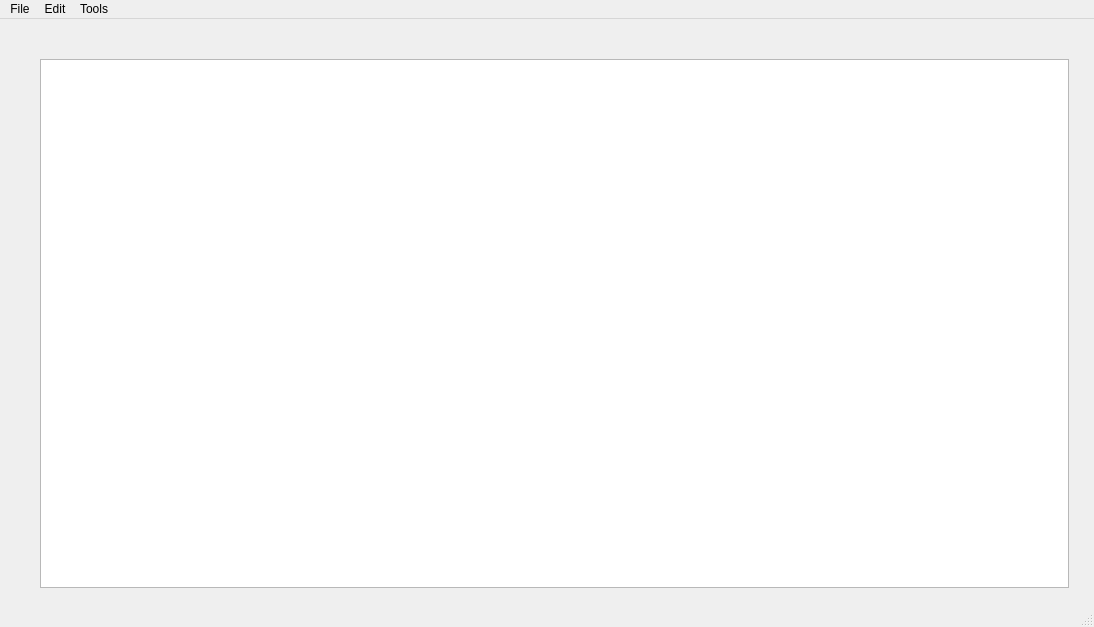
<?xml version="1.0" encoding="UTF-8"?>
<ui version="4.0">
 <class>ClientWindow</class>
 <widget class="QMainWindow" name="ClientWindow">
  <property name="geometry">
   <rect>
    <x>0</x>
    <y>0</y>
    <width>1094</width>
    <height>627</height>
   </rect>
  </property>
  <property name="windowTitle">
   <string>ClientWindow</string>
  </property>
  <widget class="QWidget" name="centralWidget">
   <widget class="QWidget" name="verticalLayoutWidget">
    <property name="geometry">
     <rect>
      <x>29</x>
      <y>29</y>
      <width>1051</width>
      <height>551</height>
     </rect>
    </property>
    <layout class="QVBoxLayout" name="verticalLayout">
     <item>
      <widget class="QTextEdit" name="textEdit"/>
     </item>
    </layout>
   </widget>
  </widget>
  <widget class="QStatusBar" name="statusBar"/>
  <widget class="QMenuBar" name="menuBar">
   <property name="geometry">
    <rect>
     <x>0</x>
     <y>0</y>
     <width>1094</width>
     <height>20</height>
    </rect>
   </property>
   <widget class="QMenu" name="menuFile">
    <property name="title">
     <string>File</string>
    </property>
    <widget class="QMenu" name="menuOpen">
     <property name="title">
      <string>Open</string>
     </property>
     <addaction name="actionFrom_server"/>
     <addaction name="actionFrom_PC"/>
    </widget>
    <addaction name="actionNew"/>
    <addaction name="menuOpen"/>
    <addaction name="actionSave"/>
    <addaction name="actionSave_as"/>
    <addaction name="actionDownload"/>
    <addaction name="actionExit"/>
   </widget>
   <widget class="QMenu" name="menuEdit">
    <property name="title">
     <string>Edit</string>
    </property>
    <addaction name="actionUndo"/>
    <addaction name="actionRedo"/>
    <addaction name="actionCopy"/>
    <addaction name="actionCut"/>
    <addaction name="actionPaste"/>
   </widget>
   <widget class="QMenu" name="menuAccount">
    <property name="title">
     <string>Tools</string>
    </property>
    <addaction name="actionOptions"/>
   </widget>
   <addaction name="menuFile"/>
   <addaction name="menuEdit"/>
   <addaction name="menuAccount"/>
  </widget>
  <action name="actionNew">
   <property name="text">
    <string>New</string>
   </property>
  </action>
  <action name="actionSave">
   <property name="text">
    <string>Save</string>
   </property>
   <property name="shortcut">
    <string>Ctrl+S</string>
   </property>
  </action>
  <action name="actionSave_as">
   <property name="text">
    <string>Save as</string>
   </property>
   <property name="toolTip">
    <string>Save as</string>
   </property>
  </action>
  <action name="actionDelete">
   <property name="text">
    <string>Delete</string>
   </property>
  </action>
  <action name="actionDownload">
   <property name="text">
    <string>Download</string>
   </property>
  </action>
  <action name="actionExit">
   <property name="text">
    <string>Exit</string>
   </property>
  </action>
  <action name="actionUndo">
   <property name="text">
    <string>Undo</string>
   </property>
   <property name="shortcut">
    <string>Ctrl+Z</string>
   </property>
  </action>
  <action name="actionRedo">
   <property name="text">
    <string>Redo</string>
   </property>
   <property name="shortcut">
    <string>Ctrl+Y</string>
   </property>
  </action>
  <action name="actionCopy">
   <property name="text">
    <string>Copy</string>
   </property>
   <property name="shortcut">
    <string>Ctrl+C</string>
   </property>
  </action>
  <action name="actionCut">
   <property name="text">
    <string>Cut</string>
   </property>
   <property name="shortcut">
    <string>Ctrl+X</string>
   </property>
  </action>
  <action name="actionPaste">
   <property name="text">
    <string>Paste</string>
   </property>
   <property name="shortcut">
    <string>Ctrl+V</string>
   </property>
  </action>
  <action name="actionFrom_server">
   <property name="text">
    <string>From server</string>
   </property>
  </action>
  <action name="actionFrom_PC">
   <property name="text">
    <string>From PC</string>
   </property>
  </action>
  <action name="actionOptions">
   <property name="text">
    <string>Options</string>
   </property>
  </action>
 </widget>
 <layoutdefault spacing="6" margin="11"/>
 <resources/>
 <connections/>
</ui>
